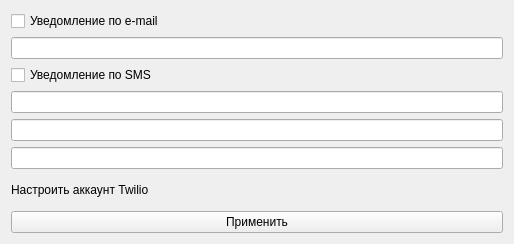
<?xml version="1.0" encoding="UTF-8"?>
<ui version="4.0">
 <class>notificationWindow</class>
 <widget class="QWidget" name="notificationWindow">
  <property name="geometry">
   <rect>
    <x>0</x>
    <y>0</y>
    <width>514</width>
    <height>244</height>
   </rect>
  </property>
  <property name="windowTitle">
   <string>Настройка уведомлений</string>
  </property>
  <layout class="QVBoxLayout" name="verticalLayout_2">
   <item>
    <widget class="QCheckBox" name="emailCheckBox">
     <property name="text">
      <string>Уведомление по e-mail</string>
     </property>
    </widget>
   </item>
   <item>
    <widget class="QLineEdit" name="emailLineEdit"/>
   </item>
   <item>
    <widget class="QCheckBox" name="smsCheckBox">
     <property name="text">
      <string>Уведомление по SMS</string>
     </property>
    </widget>
   </item>
   <item>
    <widget class="QLineEdit" name="lineEdit"/>
   </item>
   <item>
    <widget class="QLineEdit" name="lineEdit_2"/>
   </item>
   <item>
    <widget class="QLineEdit" name="lineEdit_3"/>
   </item>
   <item>
    <widget class="QLabel" name="label">
     <property name="text">
      <string>Настроить аккаунт Twilio</string>
     </property>
     <property name="openExternalLinks">
      <bool>true</bool>
     </property>
    </widget>
   </item>
   <item>
    <widget class="QPushButton" name="applyButton">
     <property name="text">
      <string>Применить</string>
     </property>
    </widget>
   </item>
  </layout>
 </widget>
 <resources/>
 <connections/>
</ui>
